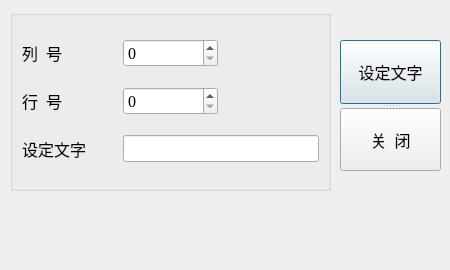
<?xml version="1.0" encoding="UTF-8"?>
<ui version="4.0">
 <class>tableItemDialog</class>
 <widget class="QDialog" name="tableItemDialog">
  <property name="geometry">
   <rect>
    <x>0</x>
    <y>0</y>
    <width>450</width>
    <height>270</height>
   </rect>
  </property>
  <property name="minimumSize">
   <size>
    <width>450</width>
    <height>270</height>
   </size>
  </property>
  <property name="maximumSize">
   <size>
    <width>450</width>
    <height>270</height>
   </size>
  </property>
  <property name="sizeIncrement">
   <size>
    <width>460</width>
    <height>210</height>
   </size>
  </property>
  <property name="font">
   <font>
    <family>Times New Roman</family>
    <pointsize>12</pointsize>
   </font>
  </property>
  <property name="windowTitle">
   <string>Dialog</string>
  </property>
  <widget class="QGroupBox" name="groupBox">
   <property name="geometry">
    <rect>
     <x>10</x>
     <y>10</y>
     <width>321</width>
     <height>181</height>
    </rect>
   </property>
   <property name="title">
    <string/>
   </property>
   <layout class="QGridLayout" name="gridLayout">
    <item row="0" column="0">
     <widget class="QLabel" name="label1">
      <property name="text">
       <string>列  号</string>
      </property>
     </widget>
    </item>
    <item row="0" column="1">
     <widget class="QSpinBox" name="spinBoxColumn">
      <property name="minimum">
       <number>0</number>
      </property>
     </widget>
    </item>
    <item row="1" column="0">
     <widget class="QLabel" name="label2">
      <property name="text">
       <string>行  号</string>
      </property>
     </widget>
    </item>
    <item row="1" column="1">
     <widget class="QSpinBox" name="spinBoxRow"/>
    </item>
    <item row="2" column="0">
     <widget class="QLabel" name="label3">
      <property name="text">
       <string>设定文字</string>
      </property>
     </widget>
    </item>
    <item row="2" column="1" colspan="2">
     <widget class="QLineEdit" name="edtCaption"/>
    </item>
   </layout>
  </widget>
  <widget class="QSplitter" name="splitter">
   <property name="geometry">
    <rect>
     <x>340</x>
     <y>40</y>
     <width>101</width>
     <height>131</height>
    </rect>
   </property>
   <property name="orientation">
    <enum>Qt::Vertical</enum>
   </property>
   <widget class="QPushButton" name="btnSetText">
    <property name="font">
     <font>
      <family>Trebuchet MS</family>
      <pointsize>12</pointsize>
     </font>
    </property>
    <property name="text">
     <string>设定文字</string>
    </property>
    <property name="icon">
     <iconset resource="images.qrc">
      <normaloff>:/images/506.bmp</normaloff>:/images/506.bmp</iconset>
    </property>
   </widget>
   <widget class="QPushButton" name="btnClose">
    <property name="text">
     <string>关  闭</string>
    </property>
    <property name="icon">
     <iconset resource="images.qrc">
      <normaloff>:/images/132.bmp</normaloff>:/images/132.bmp</iconset>
    </property>
   </widget>
  </widget>
  <widget class="QLabel" name="label">
   <property name="geometry">
    <rect>
     <x>10</x>
     <y>200</y>
     <width>420</width>
     <height>61</height>
    </rect>
   </property>
   <property name="text">
    <string/>
   </property>
  </widget>
 </widget>
 <resources>
  <include location="images.qrc"/>
 </resources>
 <connections/>
</ui>
